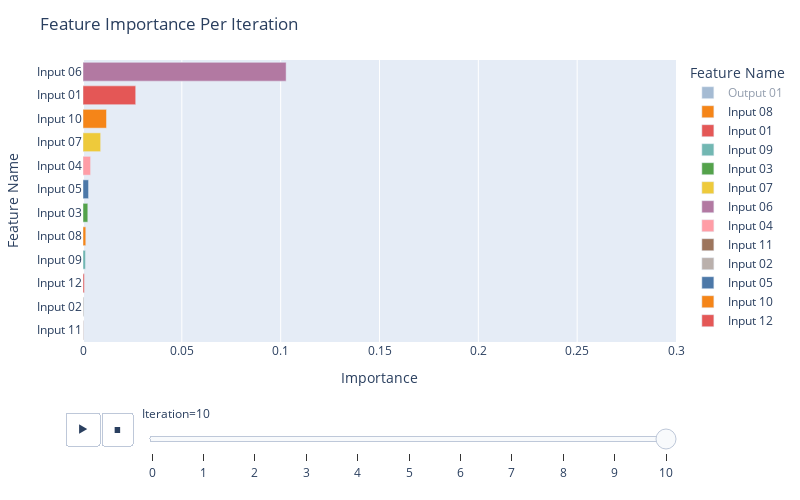

Notebook code for this chart:
### Code cell
fig = px.bar(
    df_imp,
    y="Feature Name",
    x="Importance",
    color="Feature Name",
    color_discrete_sequence=px.colors.qualitative.T10,
    animation_frame="Iteration",
    animation_group="Feature Name",
    orientation="h",
    range_x=[0,0.3]
)

fig.update_yaxes(categoryorder='total ascending')

fig.update_layout(
    autosize=False,
    width=800,
    height=500,
    title_text=f"Feature Importance Per Iteration",
    #paper_bgcolor='#2d3035',
    #plot_bgcolor='#2d3035', 
)


fig.show()

### Figure 1 — Plotly figure (JSON) as saved in the notebook; plotly's stock layout.template omitted (floating-point values rounded to 4 significant figures)
{"data": [{"alignmentgroup": "True", "hovertemplate": "Feature Name=%{y}<br>Iteration=10<br>Importance=%{x}<extra></extra>", "ids": ["Output 01"], "legendgroup": "Output 01", "marker": {"color": "#4C78A8", "pattern": {"shape": ""}}, "name": "Output 01", "offsetgroup": "Output 01", "orientation": "h", "showlegend": true, "textposition": "auto", "type": "bar", "visible": "legendonly", "x": [0.8367], "xaxis": "x", "y": ["Output 01"], "yaxis": "y"}, {"alignmentgroup": "True", "hovertemplate": "Feature Name=%{y}<br>Iteration=10<br>Importance=%{x}<extra></extra>", "ids": ["Input 08"], "legendgroup": "Input 08", "marker": {"color": "#F58518", "pattern": {"shape": ""}}, "name": "Input 08", "offsetgroup": "Input 08", "orientation": "h", "showlegend": true, "textposition": "auto", "type": "bar", "x": [0.001412], "xaxis": "x", "y": ["Input 08"], "yaxis": "y"}, {"alignmentgroup": "True", "hovertemplate": "Feature Name=%{y}<br>Iteration=10<br>Importance=%{x}<extra></extra>", "ids": ["Input 01"], "legendgroup": "Input 01", "marker": {"color": "#E45756", "pattern": {"shape": ""}}, "name": "Input 01", "offsetgroup": "Input 01", "orientation": "h", "showlegend": true, "textposition": "auto", "type": "bar", "x": [0.02667], "xaxis": "x", "y": ["Input 01"], "yaxis": "y"}, {"alignmentgroup": "True", "hovertemplate": "Feature Name=%{y}<br>Iteration=10<br>Importance=%{x}<extra></extra>", "ids": ["Input 09"], "legendgroup": "Input 09", "marker": {"color": "#72B7B2", "pattern": {"shape": ""}}, "name": "Input 09", "offsetgroup": "Input 09", "orientation": "h", "showlegend": true, "textposition": "auto", "type": "bar", "x": [0.00127], "xaxis": "x", "y": ["Input 09"], "yaxis": "y"}, {"alignmentgroup": "True", "hovertemplate": "Feature Name=%{y}<br>Iteration=10<br>Importance=%{x}<extra></extra>", "ids": ["Input 03"], "legendgroup": "Input 03", "marker": {"color": "#54A24B", "pattern": {"shape": ""}}, "name": "Input 03", "offsetgroup": "Input 03", "orientation": "h", "showlegend": true, "textposition": "auto", "type": "bar", "x": [0.002431], "xaxis": "x", "y": ["Input 03"], "yaxis": "y"}, {"alignmentgroup": "True", "hovertemplate": "Feature Name=%{y}<br>Iteration=10<br>Importance=%{x}<extra></extra>", "ids": ["Input 07"], "legendgroup": "Input 07", "marker": {"color": "#EECA3B", "pattern": {"shape": ""}}, "name": "Input 07", "offsetgroup": "Input 07", "orientation": "h", "showlegend": true, "textposition": "auto", "type": "bar", "x": [0.008934], "xaxis": "x", "y": ["Input 07"], "yaxis": "y"}, {"alignmentgroup": "True", "hovertemplate": "Feature Name=%{y}<br>Iteration=10<br>Importance=%{x}<extra></extra>", "ids": ["Input 06"], "legendgroup": "Input 06", "marker": {"color": "#B279A2", "pattern": {"shape": ""}}, "name": "Input 06", "offsetgroup": "Input 06", "orientation": "h", "showlegend": true, "textposition": "auto", "type": "bar", "x": [0.1028], "xaxis": "x", "y": ["Input 06"], "yaxis": "y"}, {"alignmentgroup": "True", "hovertemplate": "Feature Name=%{y}<br>Iteration=10<br>Importance=%{x}<extra></extra>", "ids": ["Input 04"], "legendgroup": "Input 04", "marker": {"color": "#FF9DA6", "pattern": {"shape": ""}}, "name": "Input 04", "offsetgroup": "Input 04", "orientation": "h", "showlegend": true, "textposition": "auto", "type": "bar", "x": [0.003849], "xaxis": "x", "y": ["Input 04"], "yaxis": "y"}, {"alignmentgroup": "True", "hovertemplate": "Feature Name=%{y}<br>Iteration=10<br>Importance=%{x}<extra></extra>", "ids": ["Input 11"], "legendgroup": "Input 11", "marker": {"color": "#9D755D", "pattern": {"shape": ""}}, "name": "Input 11", "offsetgroup": "Input 11", "orientation": "h", "showlegend": true, "textposition": "auto", "type": "bar", "x": [0.0001865], "xaxis": "x", "y": ["Input 11"], "yaxis": "y"}, {"alignmentgroup": "True", "hovertemplate": "Feature Name=%{y}<br>Iteration=10<br>Importance=%{x}<extra></extra>", "ids": ["Input 02"], "legendgroup": "Input 02", "marker": {"color": "#BAB0AC", "pattern": {"shape": ""}}, "name": "Input 02", "offsetgroup": "Input 02", "orientation": "h", "showlegend": true, "textposition": "auto", "type": "bar", "x": [0.0004289], "xaxis": "x", "y": ["Input 02"], "yaxis": "y"}, {"alignmentgroup": "True", "hovertemplate": "Feature Name=%{y}<br>Iteration=10<br>Importance=%{x}<extra></extra>", "ids": ["Input 05"], "legendgroup": "Input 05", "marker": {"color": "#4C78A8", "pattern": {"shape": ""}}, "name": "Input 05", "offsetgroup": "Input 05", "orientation": "h", "showlegend": true, "textposition": "auto", "type": "bar", "x": [0.002814], "xaxis": "x", "y": ["Input 05"], "yaxis": "y"}, {"alignmentgroup": "True", "hovertemplate": "Feature Name=%{y}<br>Iteration=10<br>Importance=%{x}<extra></extra>", "ids": ["Input 10"], "legendgroup": "Input 10", "marker": {"color": "#F58518", "pattern": {"shape": ""}}, "name": "Input 10", "offsetgroup": "Input 10", "orientation": "h", "showlegend": true, "textposition": "auto", "type": "bar", "x": [0.0119], "xaxis": "x", "y": ["Input 10"], "yaxis": "y"}, {"alignmentgroup": "True", "hovertemplate": "Feature Name=%{y}<br>Iteration=10<br>Importance=%{x}<extra></extra>", "ids": ["Input 12"], "legendgroup": "Input 12", "marker": {"color": "#E45756", "pattern": {"shape": ""}}, "name": "Input 12", "offsetgroup": "Input 12", "orientation": "h", "showlegend": true, "textposition": "auto", "type": "bar", "x": [0.0006784], "xaxis": "x", "y": ["Input 12"], "yaxis": "y"}], "layout": {"autosize": false, "barmode": "relative", "height": 500, "legend": {"title": {"text": "Feature Name"}, "tracegroupgap": 0}, "margin": {"t": 60}, "sliders": [{"active": 10, "currentvalue": {"prefix": "Iteration="}, "len": 0.9, "pad": {"b": 10, "t": 60}, "steps": [{"args": [["0"], {"frame": {"duration": 0, "redraw": true}, "fromcurrent": true, "mode": "immediate", "transition": {"duration": 0, "easing": "linear"}}], "label": "0", "method": "animate"}, {"args": [["1"], {"frame": {"duration": 0, "redraw": true}, "fromcurrent": true, "mode": "immediate", "transition": {"duration": 0, "easing": "linear"}}], "label": "1", "method": "animate"}, {"args": [["2"], {"frame": {"duration": 0, "redraw": true}, "fromcurrent": true, "mode": "immediate", "transition": {"duration": 0, "easing": "linear"}}], "label": "2", "method": "animate"}, {"args": [["3"], {"frame": {"duration": 0, "redraw": true}, "fromcurrent": true, "mode": "immediate", "transition": {"duration": 0, "easing": "linear"}}], "label": "3", "method": "animate"}, {"args": [["4"], {"frame": {"duration": 0, "redraw": true}, "fromcurrent": true, "mode": "immediate", "transition": {"duration": 0, "easing": "linear"}}], "label": "4", "method": "animate"}, {"args": [["5"], {"frame": {"duration": 0, "redraw": true}, "fromcurrent": true, "mode": "immediate", "transition": {"duration": 0, "easing": "linear"}}], "label": "5", "method": "animate"}, {"args": [["6"], {"frame": {"duration": 0, "redraw": true}, "fromcurrent": true, "mode": "immediate", "transition": {"duration": 0, "easing": "linear"}}], "label": "6", "method": "animate"}, {"args": [["7"], {"frame": {"duration": 0, "redraw": true}, "fromcurrent": true, "mode": "immediate", "transition": {"duration": 0, "easing": "linear"}}], "label": "7", "method": "animate"}, {"args": [["8"], {"frame": {"duration": 0, "redraw": true}, "fromcurrent": true, "mode": "immediate", "transition": {"duration": 0, "easing": "linear"}}], "label": "8", "method": "animate"}, {"args": [["9"], {"frame": {"duration": 0, "redraw": true}, "fromcurrent": true, "mode": "immediate", "transition": {"duration": 0, "easing": "linear"}}], "label": "9", "method": "animate"}, {"args": [["10"], {"frame": {"duration": 0, "redraw": true}, "fromcurrent": true, "mode": "immediate", "transition": {"duration": 0, "easing": "linear"}}], "label": "10", "method": "animate"}], "x": 0.1, "xanchor": "left", "y": 0, "yanchor": "top"}], "title": {"text": "Feature Importance Per Iteration"}, "updatemenus": [{"active": 0, "buttons": [{"args": [null, {"frame": {"duration": 500, "redraw": true}, "fromcurrent": true, "mode": "immediate", "transition": {"duration": 500, "easing": "linear"}}], "label": "&#9654;", "method": "animate"}, {"args": [[null], {"frame": {"duration": 0, "redraw": true}, "fromcurrent": true, "mode": "immediate", "transition": {"duration": 0, "easing": "linear"}}], "label": "&#9724;", "method": "animate"}], "direction": "left", "pad": {"r": 10, "t": 70}, "showactive": false, "type": "buttons", "x": 0.1, "xanchor": "right", "y": 0, "yanchor": "top"}], "width": 800, "xaxis": {"anchor": "y", "domain": [0, 1], "range": [0, 0.3], "title": {"text": "Importance"}, "type": "linear"}, "yaxis": {"anchor": "x", "autorange": true, "categoryarray": ["Input 12", "Input 10", "Input 05", "Input 02", "Input 11", "Input 04", "Input 06", "Input 07", "Input 03", "Input 09", "Input 01", "Input 08", "Output 01"], "categoryorder": "total ascending", "domain": [0, 1], "range": [0.5, 12.5], "title": {"text": "Feature Name"}, "type": "category"}}}
